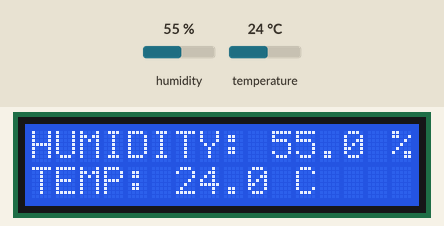
Simulated run of this sketch. Board: Arduino Uno, built with avr-gcc and run on an emulated ATmega328P. On the bench: 16×2 character LCD. Inputs (shaded band) come from the test bench; at power-on: humidity 55 %, temperature 24 °C.

Above: at 9.8 s.
9.9 s: humidity set to 22 %
At 22.1 s:
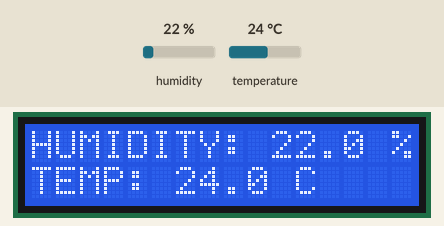
22.7 s: temperature set to 12 °C
At 34.4 s:
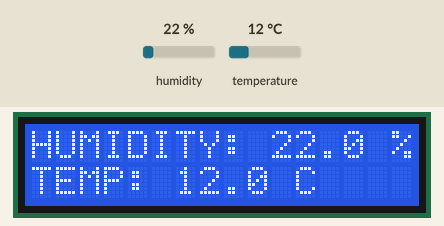
34.8 s: humidity set to 40 %
At 46.5 s:
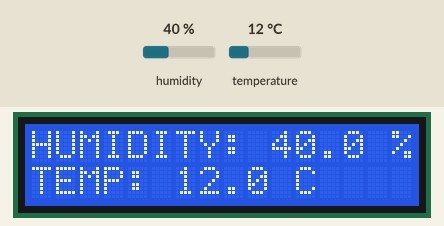
46.8 s: temperature set to 19 °C
At 57.9 s:
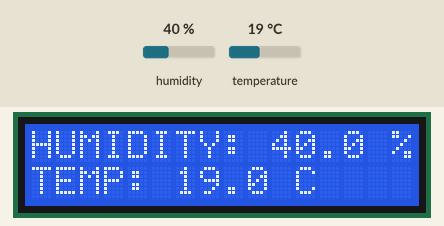
Timing chart, 0 to 59.4 s (numbered marks = the images above; inputs shaded):
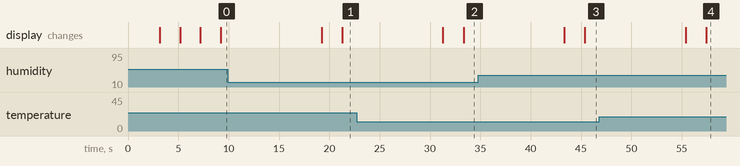

Measured:
- after the input at 9.9 s, the display: first differs from a run without the input after 11.4 s (image 1)
- after the input at 22.7 s, the display: first differs from a run without the input after 10.6 s (image 2)
- after the input at 34.8 s, the display: first differs from a run without the input after 10.6 s (image 3)
- after the input at 46.8 s, the display: first differs from a run without the input after 10.6 s (image 4)

The sketch:

code.ino
```cpp
// (licence header left out)
#include<LiquidCrystal_I2C.h>
#include<DHT.h>

#define DHT_PIN 2
#define DHTTYPE DHT11

DHT dht(DHT_PIN,DHTTYPE);
LiquidCrystal_I2C lcd(0x27, 16, 2);

void setup() {
  Serial.begin(9600);
  lcd.init();
  lcd.backlight();
  lcd.begin(16, 2);

  dht.begin();

  lcd.setCursor(0, 0);
  lcd.print("DHT IS READY!");
  delay(3000);
  lcd.clear();

  lcd.setCursor(0,0);
  lcd.print("INITIALIZING...");
  delay(2000);

  lcd.clear();
  lcd.print("READING....");
  delay(2000);
  lcd.clear();
}

void loop() {
  delay(2000);

  float h = dht.readHumidity();
  float t = dht.readTemperature();

  if (isnan(h) || isnan(t)) {
    lcd.clear();
    lcd.setCursor(0, 0);
    lcd.print("Sensor Error");
  } else
  {
   lcd.setCursor(0, 0);
   lcd.print("HUMIDITY: ");
   lcd.print(h, 1);
   lcd.print(" %");
   lcd.setCursor(0, 1);
   lcd.print("TEMP: ");
   lcd.print(t, 1);
   lcd.print(" C");
   delay(10000);
   lcd.clear();
  }
}
```
